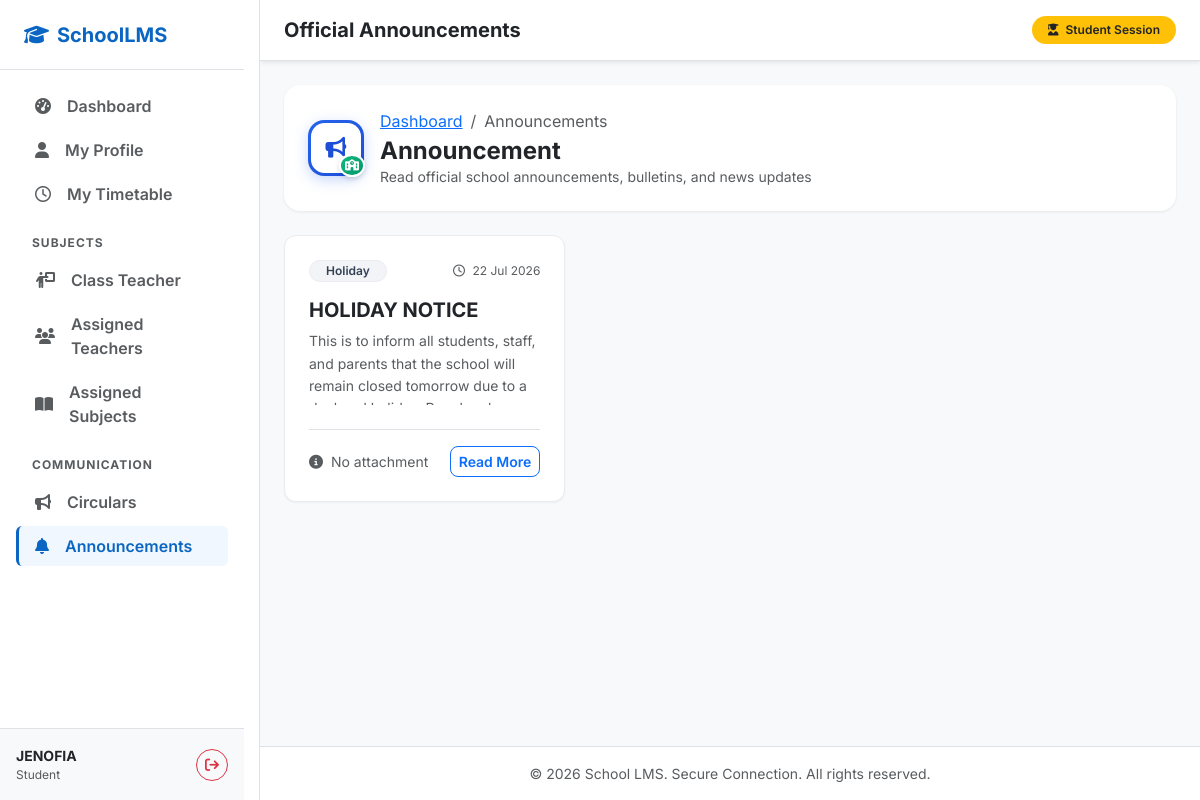
The page /student/communication/announcements (signed in) on the database its author committed.
### app.py (models this page shows, shortened)
class Announcement(db.Model):
    __tablename__ = 'announcements'
    id = db.Column(db.Integer, primary_key=True)
    title = db.Column(db.String(255), nullable=False)
    description = db.Column(db.Text, nullable=True)
    category = db.Column(db.String(50), nullable=False, default='General') # General, Academic, Event, Holiday
    target_audience = db.Column(db.String(100), nullable=False, default='All Students')
    status = db.Column(db.String(50), nullable=False, default='Published') # Published, Draft, Scheduled, Archived
    scheduled_date = db.Column(db.DateTime, nullable=True)
    attachment_path = db.Column(db.String(255), nullable=True)
    created_at = db.Column(db.DateTime, default=datetime.utcnow)

### app.py (the view)
@app.route('/student/communication/announcements')
def student_announcements():
    if not session.get('student_logged_in'):
        flash("Access denied. Please log in first.", "warning")
        return redirect(url_for('student_login'))
    student_id = session.get('student_id')
    student = Student.query.get(student_id)
    if not student:
        session.clear()
        return redirect(url_for('student_login'))
    detail = _student_detail()
    classroom = ClassRoom.query.get(detail.class_id) if detail else None
    target_audiences = ['All Students', 'All Students & All Staff']
    if classroom:
        target_audiences.append(f"Class {classroom.class_name}")
    announcements_list = Announcement.query.filter(
        Announcement.status == 'Published',
        Announcement.target_audience.in_(target_audiences)
    ).order_by(Announcement.created_at.desc()).all()
    return render_template('student/announcements.html',
                           announcements=announcements_list,
                           student=student)

### app.py (called while the page is built)
def _student_detail():
    return StudentAcademicDetail.query.filter_by(student_id=session.get('student_id')).order_by(StudentAcademicDetail.academic_year_id.desc()).first()

### templates/student/announcements.html (shortened to what this page needs)
{% extends "student/base.html" %}
{% block header_title %}Official Announcements{% endblock %}
{% block content %}
<div class="card announcement-header p-4 mb-4 border-0">
    <div class="row align-items-center g-3">
        <div class="col-12 d-flex align-items-center gap-3">
            <div class="logo-badge-container flex-shrink-0">
                <div class="logo-gradient-ring">
                    <div class="logo-badge">
                        <i class="fa-solid fa-bullhorn logo-primary-icon"></i>
                        <i class="fa-solid fa-school logo-secondary-icon"></i>
                    </div>
                </div>
            </div>
            <div>
                <nav aria-label="breadcrumb" class="mb-1">
                    <ol class="breadcrumb mb-0">
                        <li class="breadcrumb-item"><a href="{{ url_for('student_dashboard') }}">Dashboard</a></li>
                        <li class="breadcrumb-item active" aria-current="page">Announcements</li>
                    </ol>
                </nav>
                <h4 class="fw-bold text-dark mb-0">Announcement</h4>
                <p class="text-muted small mb-0">Read official school announcements, bulletins, and news updates</p>
            </div>
        </div>
    </div>
</div>
<div class="row g-4">
    {% if announcements %}
        {% for ann in announcements %}
            <div class="col-md-6 col-lg-4">
                <div class="card announcement-card h-100 p-4 d-flex flex-column justify-content-between">
                    <div>
                        <div class="d-flex justify-content-between align-items-center mb-3">
                            <span class="badge badge-category rounded-pill px-3 py-1.5 fw-semibold small">
                                {{ ann.category }}
                            </span>
                            <span class="text-muted small" style="font-size: 0.75rem;">
                                <i class="fa-regular fa-clock me-1"></i> {{ ann.created_at.strftime('%d %b %Y') }}
                            </span>
                        </div>
                        <h5 class="fw-bold text-dark mb-2">{{ ann.title }}</h5>
                        <p class="text-muted small mb-4" style="line-height:1.6; display: -webkit-box; -webkit-line-clamp: 4; -webkit-box-orient: vertical; overflow: hidden; height: 75px;">
                            {{ ann.description or 'No details provided.' }}
                        </p>
                    </div>
                    <div class="border-top pt-3 mt-auto d-flex justify-content-between align-items-center">
                        {% if ann.attachment_path %}
                            <a href="{{ url_for('static', filename=ann.attachment_path) }}" class="btn btn-sm btn-light border d-inline-flex align-items-center gap-1.5 rounded-3 fw-semibold text-dark small" target="_blank">
                                <i class="fa-solid fa-paperclip text-muted"></i> View File
                            </a>
                        {% else %}
                            <span class="text-muted small"><i class="fa-solid fa-info-circle me-1"></i> No attachment</span>
                        {% endif %}
                        <button class="btn btn-sm btn-outline-primary rounded-3 fw-semibold small" onclick="openViewModal({{ ann.id }})">
                            Read More
                        </button>
                    </div>
                </div>
            </div>
        {% endfor %}
    {% endif %}
</div>
{% endblock %}

### static/css/style.css (style rules this page uses)
:root { --blue-primary: #0a66c2; --blue-hover: #004182; --blue-dark: #002244; --blue-light: #f0f7fe; --blue-accent: #3b82f6; --bg-light: #f8fafc; --text-dark: #1e293b; --text-muted: #64748b; --success-light: #d1fae5; --success-text: #065f46; --warning-light: #fef3c7; --warning-text: #92400e; --info-light: #e0f2fe; --info-text: #0369a1; }
body { font-family: 'Inter', sans-serif; color: var(--text-dark); background-color: var(--bg-light) !important; }

### templates/student/announcements.html (style rules this page uses)
.announcement-header { background-color: #ffffff; border-radius: 1rem; box-shadow: 0 1px 3px rgba(16, 24, 40, 0.08); border: 1px solid #eaecf0; }
.announcement-card { border-radius: 0.75rem; border: 1px solid #eaecf0; background-color: #ffffff; transition: all 0.2s ease; box-shadow: 0 1px 2px rgba(16, 24, 40, 0.05); }
.badge-category { background-color: #f2f4f7; color: #344054; border: 1px solid #eaecf0; }
.logo-badge-container { position: relative; width: 56px; height: 56px; }
.logo-gradient-ring { width: 100%; height: 100%; border-radius: 1rem; background: linear-gradient(135deg, #2563eb 0%, #1d4ed8 100%); padding: 3px; display: flex; align-items: center; justify-content: center; box-shadow: 0 4px 14px rgba(37, 99, 235, 0.25); transition: all 0.3s cubic-bezier(0.4, 0, 0.2, 1); }
.logo-badge { width: 100%; height: 100%; border-radius: 0.85rem; background-color: #ffffff; display: flex; align-items: center; justify-content: center; position: relative; }
.logo-primary-icon { font-size: 1.3rem; color: #1d4ed8; }
.logo-secondary-icon { position: absolute; bottom: -4px; right: -4px; font-size: 0.7rem; color: #ffffff; background: linear-gradient(135deg, #10b981 0%, #059669 100%); border-radius: 50%; padding: 4px; box-shadow: 0 2px 5px rgba(0,0,0,0.15); border: 2px solid #ffffff; }

### rows shown on the page
Announcement: category "Holiday", created_at "22 Jul 2026", title "HOLIDAY NOTICE", description "This is to inform all students, staff, and parents that the school will remain closed tomorrow due to…", shows "No attachment"

### other values the page prints
{{ session.get('student_username', 'Student') }} "JENOFIA"
